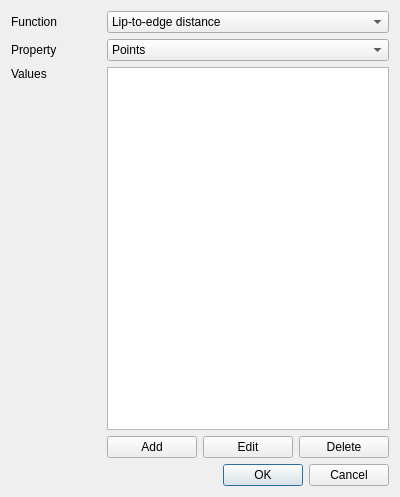
<?xml version="1.0" encoding="UTF-8"?>
<ui version="4.0">
 <class>Dialog</class>
 <widget class="QDialog" name="Dialog">
  <property name="geometry">
   <rect>
    <x>0</x>
    <y>0</y>
    <width>400</width>
    <height>497</height>
   </rect>
  </property>
  <property name="windowTitle">
   <string>Dialog</string>
  </property>
  <layout class="QGridLayout" name="gridLayout">
   <item row="3" column="1">
    <widget class="QPushButton" name="addButton">
     <property name="text">
      <string>Add</string>
     </property>
    </widget>
   </item>
   <item row="0" column="1" colspan="3">
    <widget class="QComboBox" name="function_choice">
     <item>
      <property name="text">
       <string>Lip-to-edge distance</string>
      </property>
     </item>
     <item>
      <property name="text">
       <string>Incidence angle</string>
      </property>
     </item>
     <item>
      <property name="text">
       <string>Jet Offset</string>
      </property>
     </item>
     <item>
      <property name="text">
       <string>Flow Q</string>
      </property>
     </item>
     <item>
      <property name="text">
       <string>Notes</string>
      </property>
     </item>
    </widget>
   </item>
   <item row="2" column="1" colspan="3">
    <widget class="QListWidget" name="listWidget"/>
   </item>
   <item row="3" column="2">
    <widget class="QPushButton" name="editButton">
     <property name="text">
      <string>Edit</string>
     </property>
    </widget>
   </item>
   <item row="1" column="0">
    <widget class="QLabel" name="label_2">
     <property name="text">
      <string>Property</string>
     </property>
    </widget>
   </item>
   <item row="3" column="3">
    <widget class="QPushButton" name="deleteButton">
     <property name="text">
      <string>Delete</string>
     </property>
    </widget>
   </item>
   <item row="4" column="2" colspan="2">
    <widget class="QDialogButtonBox" name="buttonBox">
     <property name="orientation">
      <enum>Qt::Horizontal</enum>
     </property>
     <property name="standardButtons">
      <set>QDialogButtonBox::Cancel|QDialogButtonBox::Ok</set>
     </property>
    </widget>
   </item>
   <item row="0" column="0">
    <widget class="QLabel" name="label">
     <property name="text">
      <string>Function</string>
     </property>
    </widget>
   </item>
   <item row="1" column="1" colspan="3">
    <widget class="QComboBox" name="property_choice">
     <item>
      <property name="text">
       <string>Points</string>
      </property>
     </item>
     <item>
      <property name="text">
       <string>Vibratos</string>
      </property>
     </item>
     <item>
      <property name="text">
       <string>Filters</string>
      </property>
     </item>
    </widget>
   </item>
   <item row="2" column="0">
    <widget class="QLabel" name="label_3">
     <property name="layoutDirection">
      <enum>Qt::LeftToRight</enum>
     </property>
     <property name="text">
      <string>Values</string>
     </property>
     <property name="alignment">
      <set>Qt::AlignLeading|Qt::AlignLeft|Qt::AlignTop</set>
     </property>
    </widget>
   </item>
  </layout>
 </widget>
 <resources/>
 <connections>
  <connection>
   <sender>buttonBox</sender>
   <signal>accepted()</signal>
   <receiver>Dialog</receiver>
   <slot>accept()</slot>
   <hints>
    <hint type="sourcelabel">
     <x>248</x>
     <y>254</y>
    </hint>
    <hint type="destinationlabel">
     <x>157</x>
     <y>274</y>
    </hint>
   </hints>
  </connection>
  <connection>
   <sender>buttonBox</sender>
   <signal>rejected()</signal>
   <receiver>Dialog</receiver>
   <slot>reject()</slot>
   <hints>
    <hint type="sourcelabel">
     <x>316</x>
     <y>260</y>
    </hint>
    <hint type="destinationlabel">
     <x>286</x>
     <y>274</y>
    </hint>
   </hints>
  </connection>
 </connections>
</ui>
